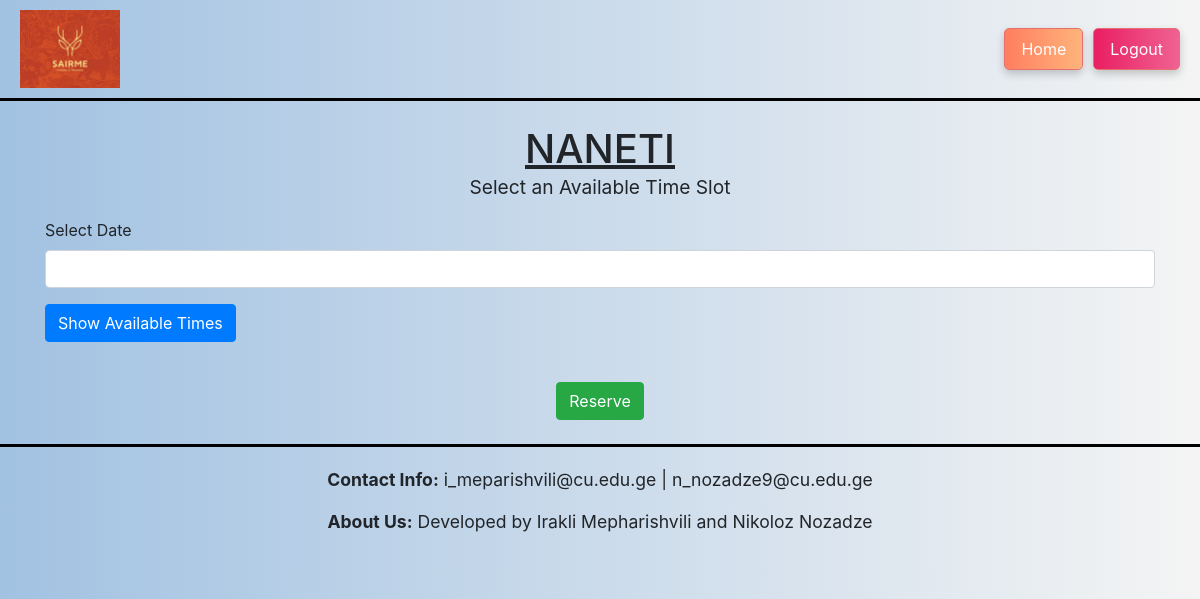
The app's page /hotels/reserve/1/ (signed in), older data.
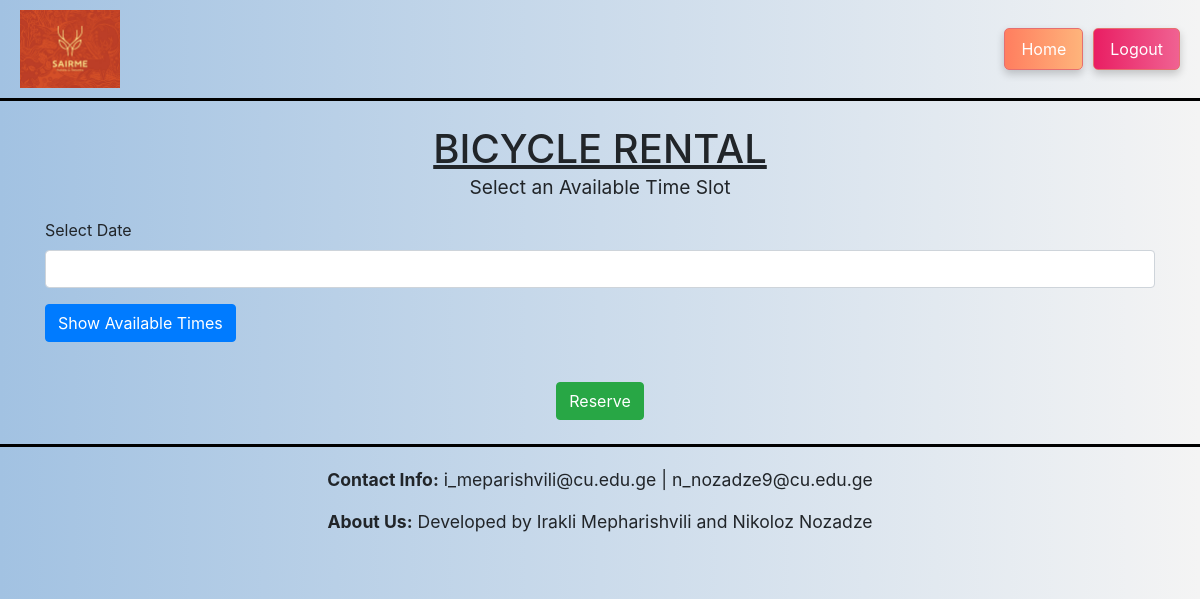
The same page, newer data.
### hotels/models.py (models this page shows, shortened)
class Service(models.Model):
    hotel = models.ForeignKey(Hotel, related_name='services', on_delete=models.CASCADE)
    name = models.CharField(max_length=255)
    description = models.TextField()
    price = models.DecimalField(max_digits=10, decimal_places=2)
    available = models.BooleanField(default=True)
    image = models.ImageField(upload_to='service_images/', blank=True, null=True)

### hotels/views.py (the view, shortened to what this page needs)
# urls.py: path('reserve/<int:service_id>/', reserve_service, name='reserve_service'),
@login_required
def reserve_service(request, service_id):
    service = get_object_or_404(Service, id=service_id)
    if not HotelRegisteredUser.objects.filter(
            hotel=service.hotel,
            private_number=request.user.private_number
    ).exists():
        return redirect('hotel_detail', hotel_id=service.hotel.id)
    selected_date_str = request.GET.get('date')
    if not selected_date_str:
        return render(request, 'reserve_service.html', {
            'service': service,
            'available_times': [],
            'no_times_message': None,
            'selected_date': None
        })

### hotels/templates/reserve_service.html (shortened to what this page needs)
<!DOCTYPE html>
<html lang="en">
<head>
    {% load static %}
    <link href="https://stackpath.bootstrapcdn.com/bootstrap/4.5.2/css/bootstrap.min.css" rel="stylesheet">
    <link href="https://cdn.jsdelivr.net/npm/flatpickr/dist/flatpickr.min.css" rel="stylesheet">
</head>
<body>
    <header class="header">
        <img src="{% static 'images/logo.jpg' %}" alt="Company Logo" width="100">
        <nav>
            <a href="/" class="nav-link home">Home</a>
            {% if user.is_authenticated %}
                <a href="{% url 'logout' %}" class="nav-link logout">Logout</a>
            {% else %}
                <a href="{% url 'login' %}" class="nav-link login">Login</a>
                <a href="{% url 'register' %}" class="nav-link register">Register</a>
            {% endif %}
        </nav>
    </header>
    <main class="container my-4">
        <div class="text-center">
            <h1 class="mb-0" style="text-decoration: underline; text-transform: uppercase;">{{ service.name }}</h1>
            <p style="font-size: 1.2em;">Select an Available Time Slot</p>
        </div>
        <form method="GET" action="{% url 'reserve_service' service.id %}">
            <div class="form-group">
                <label for="reservation_date">Select Date</label>
                <input type="text" id="reservation_date" name="date" class="form-control" value="{{ selected_date|date:"Y-m-d" }}" required>
            </div>
            <button type="submit" class="btn btn-primary">Show Available Times</button><br>
        </form>
        <br><form method="post" action="{% url 'reserve_service' service.id %}?date={{ selected_date|date:"Y-m-d" }}">
            <div class="center-button mt-3">
                <button type="submit" class="btn btn-success">Reserve</button>
            </div>
        </form>
    </main>
    <footer class="footer">
        <p class="contact-info"><b>Contact Info:</b> i_meparishvili@cu.edu.ge | n_nozadze9@cu.edu.ge</p>
        <p class="developer-info"><b>About Us:</b> Developed by Irakli Mepharishvili and Nikoloz Nozadze</p>
    </footer>
</body>
</html>

Row changes from the older to the newer data that the page shows:
changed Service: name "NANETI" → "BICYCLE RENTAL"
